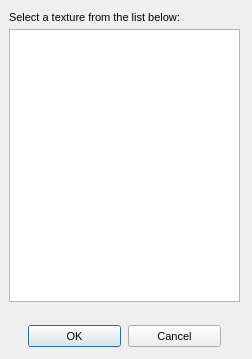
<?xml version="1.0"?>
<ui version="4.0">
  <class>DallasTextureDialog</class>
  <widget class="QDialog" name="IDD_DALLAS_TEXTURE_DIALOG">
    <property name="geometry">
      <rect>
        <x>0</x>
        <y>0</y>
        <width>252</width>
        <height>359</height>
      </rect>
    </property>
    <property name="windowTitle">
      <string>Texture Selection Prompt</string>
    </property>
    <property name="font">
      <font>
        <family>Liberation Sans</family>
        <pointsize>8</pointsize>
        <bold>false</bold>
        <italic>false</italic>
      </font>
    </property>
    <property name="enabled">
      <bool>true</bool>
    </property>
    <property name="windowFlags">
      <set>Qt::Dialog|Qt::WindowCloseButtonHint</set>
    </property>
    <property name="minimumSize">
      <size>
        <width>252</width>
        <height>359</height>
      </size>
    </property>
    <property name="maximumSize">
      <size>
        <width>252</width>
        <height>359</height>
      </size>
    </property>
    <widget class="QLabel" name="IDC_STATIC">
      <property name="geometry">
        <rect>
          <x>9</x>
          <y>11</y>
          <width>231</width>
          <height>13</height>
        </rect>
      </property>
      <property name="text">
        <string>Select a texture from the list below:</string>
      </property>
      <property name="visible">
        <bool>true</bool>
      </property>
      <property name="enabled">
        <bool>true</bool>
      </property>
      <property name="alignment">
        <set>Qt::AlignLeft</set>
      </property>
    </widget>
    <widget class="QListWidget" name="IDC_TEXTURE_LIST">
      <property name="geometry">
        <rect>
          <x>9</x>
          <y>29</y>
          <width>231</width>
          <height>273</height>
        </rect>
      </property>
      <property name="visible">
        <bool>true</bool>
      </property>
      <property name="enabled">
        <bool>true</bool>
      </property>
      <property name="selectionMode">
        <enum>QAbstractItemView::SingleSelection</enum>
      </property>
    </widget>
    <widget class="QPushButton" name="IDOK">
      <property name="geometry">
        <rect>
          <x>28</x>
          <y>325</y>
          <width>93</width>
          <height>22</height>
        </rect>
      </property>
      <property name="text">
        <string>OK</string>
      </property>
      <property name="visible">
        <bool>true</bool>
      </property>
      <property name="enabled">
        <bool>true</bool>
      </property>
      <property name="default">
        <bool>true</bool>
      </property>
      <property name="autoDefault">
        <bool>true</bool>
      </property>
    </widget>
    <widget class="QPushButton" name="IDCANCEL">
      <property name="geometry">
        <rect>
          <x>128</x>
          <y>325</y>
          <width>93</width>
          <height>22</height>
        </rect>
      </property>
      <property name="text">
        <string>Cancel</string>
      </property>
      <property name="visible">
        <bool>true</bool>
      </property>
      <property name="enabled">
        <bool>true</bool>
      </property>
      <property name="default">
        <bool>false</bool>
      </property>
      <property name="autoDefault">
        <bool>false</bool>
      </property>
    </widget>
    <action name="IDD_ORPHANHUNTER">
      <property name="text">
        <string>Orphan Hunter</string>
      </property>
    </action>
    <action name="IDD_REORDER_PAGES">
      <property name="text">
        <string>Reorder Net Pages</string>
      </property>
    </action>
    <action name="IDD_SHOW_ALL_CHECKED_OUT">
      <property name="text">
        <string>Show All Pages Checked Out</string>
      </property>
    </action>
    <action name="IDM_IMPORT_BITMAP">
      <property name="text">
        <string>Bitmap/Animation Converter...</string>
      </property>
    </action>
    <action name="ID_APP_ABOUT">
      <property name="text">
        <string>&amp;About editor...</string>
      </property>
    </action>
    <action name="ID_APP_EXIT">
      <property name="text">
        <string>E&amp;xit</string>
      </property>
      <property name="shortcut">
        <string>Alt+X</string>
      </property>
    </action>
    <action name="ID_BRIEFING_EDITOR">
      <property name="text">
        <string>Briefing Editor...</string>
      </property>
    </action>
    <action name="ID_BUTTON_LIGHTING">
      <property name="text">
        <string>ID_BUTTON_LIGHTING</string>
      </property>
    </action>
    <action name="ID_BUTTON_OUTLINE">
      <property name="text">
        <string>ID_BUTTON_OUTLINE</string>
      </property>
    </action>
    <action name="ID_BUTTON_WINDOWSELECTION">
      <property name="text">
        <string>ID_BUTTON_WINDOWSELECTION</string>
      </property>
    </action>
    <action name="ID_D3HELP">
      <property name="text">
        <string>Help on D3 Editor</string>
      </property>
    </action>
    <action name="ID_EDITORS_AIPROPERTIES">
      <property name="text">
        <string>AI Properties...</string>
      </property>
    </action>
    <action name="ID_EDITORS_AMBIENTSOUNDS">
      <property name="text">
        <string>Ambient Sounds...</string>
      </property>
    </action>
    <action name="ID_EDITORS_DALLAS">
      <property name="text">
        <string>Dallas Graphical Script Editor...</string>
      </property>
    </action>
    <action name="ID_EDITORS_FILES">
      <property name="text">
        <string>Files...</string>
      </property>
    </action>
    <action name="ID_EDITORS_MEGACELLS">
      <property name="text">
        <string>Megacells...</string>
      </property>
    </action>
    <action name="ID_EDIT_ADDSELECT">
      <property name="text">
        <string>Add Current Room to Selected List</string>
      </property>
    </action>
    <action name="ID_EDIT_ATTACH">
      <property name="text">
        <string>&amp;Attach</string>
      </property>
    </action>
    <action name="ID_EDIT_CLEARSELECTED">
      <property name="text">
        <string>Clear Selected List</string>
      </property>
    </action>
    <action name="ID_EDIT_COPY">
      <property name="text">
        <string>&amp;Copy</string>
      </property>
      <property name="shortcut">
        <string>Ctrl+Ins</string>
      </property>
    </action>
    <action name="ID_EDIT_CUT">
      <property name="text">
        <string>Cu&amp;t</string>
      </property>
      <property name="shortcut">
        <string>Shift+Del</string>
      </property>
    </action>
    <action name="ID_EDIT_DELETE">
      <property name="text">
        <string>&amp;Delete</string>
      </property>
    </action>
    <action name="ID_EDIT_LOADSCRAP">
      <property name="text">
        <string>Load Scrap from Disk</string>
      </property>
    </action>
    <action name="ID_EDIT_PASTE">
      <property name="text">
        <string>&amp;Paste</string>
      </property>
      <property name="shortcut">
        <string>Shift+Ins</string>
      </property>
    </action>
    <action name="ID_EDIT_PLACE">
      <property name="text">
        <string>&amp;Place in Mine</string>
      </property>
    </action>
    <action name="ID_EDIT_PLACE_TERRAIN">
      <property name="text">
        <string>&amp;Place on Terrain</string>
      </property>
    </action>
    <action name="ID_EDIT_REMOVESELECT">
      <property name="text">
        <string>Remove Current Room from Selected List</string>
      </property>
    </action>
    <action name="ID_EDIT_SAVESCRAP">
      <property name="text">
        <string>Save Scrap to Disk</string>
      </property>
    </action>
    <action name="ID_EDIT_SELECTATTACHED">
      <property name="text">
        <string>Select All Rooms Attached to Current Room</string>
      </property>
    </action>
    <action name="ID_EDIT_UNDO">
      <property name="text">
        <string>&amp;Undo</string>
      </property>
      <property name="shortcut">
        <string>Alt+Backspace</string>
      </property>
    </action>
    <action name="ID_FILE_AUTOSAVE">
      <property name="text">
        <string>Autosave</string>
      </property>
      <property name="checkable">
        <bool>true</bool>
      </property>
    </action>
    <action name="ID_FILE_CHECKMINE">
      <property name="text">
        <string>&amp;Check Mine</string>
      </property>
    </action>
    <action name="ID_FILE_FIXCRACKS">
      <property name="text">
        <string>Fix Level Cracks</string>
      </property>
    </action>
    <action name="ID_FILE_FIXDEGENERATEFACES">
      <property name="text">
        <string>Fix/Remove Degenerate Faces</string>
      </property>
    </action>
    <action name="ID_FILE_IMPORT_ROOM">
      <property name="text">
        <string>Import 3DSMax Room</string>
      </property>
    </action>
    <action name="ID_FILE_INFORMATION">
      <property name="text">
        <string>&amp;Information</string>
      </property>
      <property name="shortcut">
        <string>Alt+I</string>
      </property>
    </action>
    <action name="ID_FILE_LEAVE_EDITOR">
      <property name="text">
        <string>Go to main menu...</string>
      </property>
    </action>
    <action name="ID_FILE_LEVELPROPS">
      <property name="text">
        <string>Set Selected Room(s) Properties</string>
      </property>
    </action>
    <action name="ID_FILE_LEVEL_INFO">
      <property name="text">
        <string>Edit Level Info...</string>
      </property>
    </action>
    <action name="ID_FILE_MRU_FILE1">
      <property name="text">
        <string>Recent File</string>
      </property>
      <property name="enabled">
        <bool>false</bool>
      </property>
    </action>
    <action name="ID_FILE_NEW">
      <property name="text">
        <string>&amp;New</string>
      </property>
      <property name="shortcut">
        <string>Ctrl+N</string>
      </property>
    </action>
    <action name="ID_FILE_OPEN">
      <property name="text">
        <string>&amp;Open...</string>
      </property>
      <property name="shortcut">
        <string>Ctrl+O</string>
      </property>
    </action>
    <action name="ID_FILE_PLAY640X480">
      <property name="text">
        <string>&amp;Play in 640 x 480</string>
      </property>
      <property name="shortcut">
        <string>Alt+P</string>
      </property>
    </action>
    <action name="ID_FILE_PREFERENCES">
      <property name="text">
        <string>Preferences</string>
      </property>
    </action>
    <action name="ID_FILE_PRINT">
      <property name="text">
        <string>&amp;Print...</string>
      </property>
      <property name="shortcut">
        <string>Ctrl+P</string>
      </property>
    </action>
    <action name="ID_FILE_PRINT_PREVIEW">
      <property name="text">
        <string>Print Pre&amp;view</string>
      </property>
    </action>
    <action name="ID_FILE_PRINT_SETUP">
      <property name="text">
        <string>P&amp;rint Setup...</string>
      </property>
    </action>
    <action name="ID_FILE_REMOVEDUPLICATEFACESFROMCURRENTROOM">
      <property name="text">
        <string>Remove Duplicate Faces from Current Room</string>
      </property>
    </action>
    <action name="ID_FILE_REMOVEEXTRAPOINTS">
      <property name="text">
        <string>Remove Extra Points</string>
      </property>
    </action>
    <action name="ID_FILE_RESTOREGAMESTATE">
      <property name="text">
        <string>Restore Gamestate</string>
      </property>
    </action>
    <action name="ID_FILE_SAVE">
      <property name="text">
        <string>&amp;Save</string>
      </property>
      <property name="shortcut">
        <string>Ctrl+S</string>
      </property>
    </action>
    <action name="ID_FILE_SAVEGOALTEXT">
      <property name="text">
        <string>Save Goal Text to File</string>
      </property>
    </action>
    <action name="ID_FILE_SAVE_AS">
      <property name="text">
        <string>Save &amp;As...</string>
      </property>
    </action>
    <action name="ID_FILE_SAVE_COPY_AS">
      <property name="text">
        <string>Save Copy &amp;As...</string>
      </property>
    </action>
    <action name="ID_FILE_STATS">
      <property name="text">
        <string>Show Level Stats</string>
      </property>
    </action>
    <action name="ID_FILE_UPDATE">
      <property name="text">
        <string>&amp;Update</string>
      </property>
      <property name="shortcut">
        <string>Ctrl+S</string>
      </property>
    </action>
    <action name="ID_FILE_VERIFY_LEVEL">
      <property name="text">
        <string>Verify Level</string>
      </property>
    </action>
    <action name="ID_HOTSPOT_TGA">
      <property name="text">
        <string>HotSpot TGA Extractor...</string>
      </property>
    </action>
    <action name="ID_MINE_VIEW">
      <property name="text">
        <string>Mine View</string>
      </property>
      <property name="shortcut">
        <string>F2</string>
      </property>
    </action>
    <action name="ID_OBJBUTTON">
      <property name="text">
        <string>ID_OBJBUTTON</string>
      </property>
    </action>
    <action name="ID_OBJECT_DELETEOBJECT">
      <property name="text">
        <string>Delete Object</string>
      </property>
      <property name="shortcut">
        <string>Del</string>
      </property>
    </action>
    <action name="ID_OBJECT_MOVEPLAYER">
      <property name="text">
        <string>Move Player 0 to Viewer</string>
      </property>
    </action>
    <action name="ID_OBJECT_PLACECAMERAATCURRENTFACE">
      <property name="text">
        <string>Create New Camera at Current Face</string>
      </property>
    </action>
    <action name="ID_OBJECT_PLACECAMERAATVIEWER">
      <property name="text">
        <string>Create New Camera at Viewer</string>
      </property>
    </action>
    <action name="ID_OBJECT_PLACEOBJECT">
      <property name="text">
        <string>Place Object</string>
      </property>
      <property name="shortcut">
        <string>Ins</string>
      </property>
    </action>
    <action name="ID_OBJECT_PLACESOUNDSOURCEATVIEWER">
      <property name="text">
        <string>Create SoundSource at Viewer</string>
      </property>
    </action>
    <action name="ID_OBJECT_PLACEWAYPOINTATVIEWER">
      <property name="text">
        <string>Place Waypoint at Viewer</string>
      </property>
    </action>
    <action name="ID_OBJECT_SELECTBYNUMBER">
      <property name="text">
        <string>Select Object By Number</string>
      </property>
    </action>
    <action name="ID_OBJECT_SETCAMERAFROMVIEWER">
      <property name="text">
        <string>Move Camera to Viewer</string>
      </property>
    </action>
    <action name="ID_OBJECT_SETVIEWERFROMCAMERA">
      <property name="text">
        <string>Move Viewer to Camera</string>
      </property>
    </action>
    <action name="ID_OSIRISCOMPILE">
      <property name="text">
        <string>ID_OSIRISCOMPILE</string>
      </property>
    </action>
    <action name="ID_REINIT_OPENGL">
      <property name="text">
        <string>ID_REINIT_OPENGL</string>
      </property>
    </action>
    <action name="ID_ROOM_ADD">
      <property name="text">
        <string>&amp;Add Room at Current Face</string>
      </property>
      <property name="shortcut">
        <string>Shift+A</string>
      </property>
    </action>
    <action name="ID_ROOM_ADDVERTTONEWFACE">
      <property name="text">
        <string>Add Vert to New Face</string>
      </property>
      <property name="shortcut">
        <string>Shift+V</string>
      </property>
    </action>
    <action name="ID_ROOM_ATTACHROOM">
      <property name="text">
        <string>Attach Room</string>
      </property>
    </action>
    <action name="ID_ROOM_BUILDBRIDGE">
      <property name="text">
        <string>&amp;Build Bridge</string>
      </property>
    </action>
    <action name="ID_ROOM_BUILDSMOOTHBRIDGE">
      <property name="text">
        <string>Build Smooth Bridge</string>
      </property>
      <property name="shortcut">
        <string>Ctrl+B</string>
      </property>
    </action>
    <action name="ID_ROOM_CLEARCENTERPOINT">
      <property name="text">
        <string>Clear Center Point</string>
      </property>
    </action>
    <action name="ID_ROOM_COMBINE">
      <property name="text">
        <string>Combine Rooms</string>
      </property>
    </action>
    <action name="ID_ROOM_DELETE">
      <property name="text">
        <string>Delete Current Room</string>
      </property>
    </action>
    <action name="ID_ROOM_DELETECONNECTEDFACES">
      <property name="text">
        <string>Delete Connected Faces</string>
      </property>
    </action>
    <action name="ID_ROOM_DELETEFACE">
      <property name="text">
        <string>Delete Current Face</string>
      </property>
    </action>
    <action name="ID_ROOM_DELETEPORTAL">
      <property name="text">
        <string>Delete Current Portal</string>
      </property>
    </action>
    <action name="ID_ROOM_DELETEVERT">
      <property name="text">
        <string>Delete Current Vert From Face</string>
      </property>
    </action>
    <action name="ID_ROOM_DROPROOM">
      <property name="text">
        <string>Drop Room</string>
      </property>
    </action>
    <action name="ID_ROOM_FACE_ADDVERTTOEDGE">
      <property name="text">
        <string>Add Vert To Edge</string>
      </property>
    </action>
    <action name="ID_ROOM_FACE_DELETEVERTONEDGE">
      <property name="text">
        <string>Delete Vert on Edge</string>
      </property>
    </action>
    <action name="ID_ROOM_FACE_MOVEVERTONEDGE">
      <property name="text">
        <string>Move Vert on Edge</string>
      </property>
    </action>
    <action name="ID_ROOM_FACE_SPLITFACE">
      <property name="text">
        <string>Split Face</string>
      </property>
    </action>
    <action name="ID_ROOM_FINISHNEWFACE">
      <property name="text">
        <string>Add Last Point to New Face (Finish Face)</string>
      </property>
    </action>
    <action name="ID_ROOM_GRABTEXTURE">
      <property name="text">
        <string>Grab Texture</string>
      </property>
      <property name="shortcut">
        <string>G</string>
      </property>
    </action>
    <action name="ID_ROOM_JOINROOMS">
      <property name="text">
        <string>Join Rooms</string>
      </property>
    </action>
    <action name="ID_ROOM_JOINROOMSEXACT">
      <property name="text">
        <string>Join Rooms Exact</string>
      </property>
    </action>
    <action name="ID_ROOM_JOIN_ADJACENT_FACES">
      <property name="text">
        <string>Join Adjacent Faces</string>
      </property>
    </action>
    <action name="ID_ROOM_LINKTONEWEXTERNAL">
      <property name="text">
        <string>Link Room to New External Room</string>
      </property>
    </action>
    <action name="ID_ROOM_MARK">
      <property name="text">
        <string>&amp;Mark Room/Face</string>
      </property>
      <property name="shortcut">
        <string>Ctrl+M</string>
      </property>
    </action>
    <action name="ID_ROOM_MERGEOBJECTINTOROOM">
      <property name="text">
        <string>Merge Object into Room</string>
      </property>
    </action>
    <action name="ID_ROOM_NEXTFACE">
      <property name="text">
        <string>Next Face</string>
      </property>
      <property name="shortcut">
        <string>F</string>
      </property>
    </action>
    <action name="ID_ROOM_PLACEROOM">
      <property name="text">
        <string>Place Room at Current Room</string>
      </property>
    </action>
    <action name="ID_ROOM_PLACETERRAINROOM">
      <property name="text">
        <string>Place Room at Current Terrain Cell</string>
      </property>
    </action>
    <action name="ID_ROOM_PREVIOUSFACE">
      <property name="text">
        <string>Previous Face</string>
      </property>
      <property name="shortcut">
        <string>Shift+F</string>
      </property>
    </action>
    <action name="ID_ROOM_PROPAGATETOADJACENTCOPLANARFACES">
      <property name="text">
        <string>Propagate to Adjacent Coplanar Faces</string>
      </property>
      <property name="shortcut">
        <string>Ctrl+F</string>
      </property>
    </action>
    <action name="ID_ROOM_PROPAGATETOALL">
      <property name="text">
        <string>Propagate to All Faces in Room</string>
      </property>
      <property name="shortcut">
        <string>Shift+R</string>
      </property>
    </action>
    <action name="ID_ROOM_RENAMEROOM">
      <property name="text">
        <string>Rename Room</string>
      </property>
      <property name="shortcut">
        <string>Ctrl+R</string>
      </property>
    </action>
    <action name="ID_ROOM_ROTATEPLACEDROOM45DEGREES">
      <property name="text">
        <string>Rotate Placed Room 45 Degrees</string>
      </property>
    </action>
    <action name="ID_ROOM_SAVECURRENTROOM">
      <property name="text">
        <string>Save Current Room</string>
      </property>
    </action>
    <action name="ID_ROOM_SELECTBYNUMBER">
      <property name="text">
        <string>Select Room by Number</string>
      </property>
    </action>
    <action name="ID_ROOM_SELECTFACEBYNUMBER">
      <property name="text">
        <string>Select Face by Number</string>
      </property>
    </action>
    <action name="ID_ROOM_SETCENTERFROMVIEWER">
      <property name="text">
        <string>Set Room Center from Viewer</string>
      </property>
    </action>
    <action name="ID_ROOM_SNAPPLACEDROOM">
      <property name="text">
        <string>Snap Placed Room</string>
      </property>
    </action>
    <action name="ID_ROOM_SNAPPOINTTOEDGE">
      <property name="text">
        <string>Snap Point to Edge</string>
      </property>
    </action>
    <action name="ID_ROOM_SNAPPOINTTOFACE">
      <property name="text">
        <string>Snap Point to Face</string>
      </property>
    </action>
    <action name="ID_ROOM_SNAPPOINTTOPOINT">
      <property name="text">
        <string>Snap Point to Point</string>
      </property>
    </action>
    <action name="ID_ROOM_SPLITFACE">
      <property name="text">
        <string>Triangulate face</string>
      </property>
    </action>
    <action name="ID_ROOM_STARTNEWFACE">
      <property name="text">
        <string>Add First Point to New Face (Start Face)</string>
      </property>
    </action>
    <action name="ID_ROOM_SWAPMAKEDANDCURRENTROOMFACE">
      <property name="text">
        <string>Swap Marked and Current Room/Face</string>
      </property>
    </action>
    <action name="ID_ROOM_UNDOSNAP">
      <property name="text">
        <string>Undo Snap</string>
      </property>
    </action>
    <action name="ID_ROOM_UNPLACEROOM">
      <property name="text">
        <string>Un-place Room/Group/Door</string>
      </property>
    </action>
    <action name="ID_ROOM_VIEW">
      <property name="text">
        <string>Room View</string>
      </property>
      <property name="shortcut">
        <string>F4</string>
      </property>
    </action>
    <action name="ID_SCRIPT_LEVEL_INTERFACE">
      <property name="text">
        <string>Levels and Scripts...</string>
      </property>
    </action>
    <action name="ID_SUBEDITORS_FONT">
      <property name="text">
        <string>Font Editor...</string>
      </property>
    </action>
    <action name="ID_SUBEDITORS_HOGMAKER">
      <property name="text">
        <string>Hog Maker...</string>
      </property>
    </action>
    <action name="ID_SUBEDITORS_TABLEFILEEDIT">
      <property name="text">
        <string>Table File Text Editor...</string>
      </property>
    </action>
    <action name="ID_SUBEDITORS_TABLEFILEFILTER">
      <property name="text">
        <string>Table File Filter...</string>
      </property>
    </action>
    <action name="ID_TABLEEDIT_FILE_EXIT">
      <property name="text">
        <string>&amp;Exit</string>
      </property>
    </action>
    <action name="ID_TABLEEDIT_FILE_LOAD">
      <property name="text">
        <string>&amp;Load...</string>
      </property>
    </action>
    <action name="ID_TABLEEDIT_FILE_SAVE">
      <property name="text">
        <string>&amp;Save</string>
      </property>
    </action>
    <action name="ID_TABLEEDIT_FILE_SAVE_AS">
      <property name="text">
        <string>S&amp;ave as...</string>
      </property>
    </action>
    <action name="ID_TABLEFILTER_FILE_EXIT">
      <property name="text">
        <string>Exit</string>
      </property>
    </action>
    <action name="ID_TABLEFILTER_FILE_LOAD">
      <property name="text">
        <string>Load...</string>
      </property>
    </action>
    <action name="ID_TABLEFILTER_FILE_NEW">
      <property name="text">
        <string>New</string>
      </property>
    </action>
    <action name="ID_TABLEFILTER_FILE_SAVE">
      <property name="text">
        <string>Save</string>
      </property>
    </action>
    <action name="ID_TABLEFILTER_FILE_SAVEAS">
      <property name="text">
        <string>Save as...</string>
      </property>
    </action>
    <action name="ID_TERRAIN_VIEW">
      <property name="text">
        <string>Terrain View</string>
      </property>
      <property name="shortcut">
        <string>F3</string>
      </property>
    </action>
    <action name="ID_TEST_TEST1">
      <property name="text">
        <string>Test function 1</string>
      </property>
    </action>
    <action name="ID_TEST_TEST2">
      <property name="text">
        <string>Test function 2</string>
      </property>
    </action>
    <action name="ID_TEST_TEST3">
      <property name="text">
        <string>Test function 3</string>
      </property>
    </action>
    <action name="ID_TOOLS_WORLD_OBJECTS_BUILDINGS">
      <property name="text">
        <string>Buildings...</string>
      </property>
    </action>
    <action name="ID_TOOLS_WORLD_OBJECTS_CLUTTER">
      <property name="text">
        <string>Clutter...</string>
      </property>
    </action>
    <action name="ID_TOOLS_WORLD_OBJECTS_DOOR">
      <property name="text">
        <string>Doors...</string>
      </property>
    </action>
    <action name="ID_TOOLS_WORLD_OBJECTS_LIGHTS">
      <property name="text">
        <string>Lights...</string>
      </property>
    </action>
    <action name="ID_TOOLS_WORLD_OBJECTS_PLAYER">
      <property name="text">
        <string>Player Ships...</string>
      </property>
    </action>
    <action name="ID_TOOLS_WORLD_OBJECTS_POWERUPS">
      <property name="text">
        <string>Powerups...</string>
      </property>
    </action>
    <action name="ID_TOOLS_WORLD_OBJECTS_ROBOTS">
      <property name="text">
        <string>Robots...</string>
      </property>
    </action>
    <action name="ID_TOOLS_WORLD_OBJECTS_SOUND">
      <property name="text">
        <string>Sounds...</string>
      </property>
    </action>
    <action name="ID_TOOLS_WORLD_TEXTURES">
      <property name="text">
        <string>Textures...</string>
      </property>
    </action>
    <action name="ID_TOOLS_WORLD_WEAPONS">
      <property name="text">
        <string>Weapons...</string>
      </property>
    </action>
    <action name="ID_VIEW_CENTERONCUBE">
      <property name="text">
        <string>Center on Current &amp;Room</string>
      </property>
      <property name="shortcut">
        <string>Home</string>
      </property>
    </action>
    <action name="ID_VIEW_CENTERONMINE">
      <property name="text">
        <string>Center on &amp;Mine Origin</string>
      </property>
    </action>
    <action name="ID_VIEW_CENTERONOBJECT">
      <property name="text">
        <string>Center on Current &amp;Object</string>
      </property>
    </action>
    <action name="ID_VIEW_DELETEVIEWER">
      <property name="text">
        <string>Delete Viewer</string>
      </property>
    </action>
    <action name="ID_VIEW_FLIP">
      <property name="text">
        <string>Flip Viewer</string>
      </property>
      <property name="shortcut">
        <string>/</string>
      </property>
    </action>
    <action name="ID_VIEW_KEYPAD_TOGGLE">
      <property name="text">
        <string>Keypad</string>
      </property>
      <property name="shortcut">
        <string>F10</string>
      </property>
    </action>
    <action name="ID_VIEW_MOVECAMERATOCURRENTOBJECT">
      <property name="text">
        <string>Move camera to Current Object</string>
      </property>
    </action>
    <action name="ID_VIEW_MOVECAMERATOSELECTEDFACE">
      <property name="text">
        <string>Move camera to &amp;Current Face</string>
      </property>
      <property name="shortcut">
        <string>Shift+C</string>
      </property>
    </action>
    <action name="ID_VIEW_MOVECAMERATOSELECTEDROOM">
      <property name="text">
        <string>Move camera to &amp;Current Room</string>
      </property>
      <property name="shortcut">
        <string>C</string>
      </property>
    </action>
    <action name="ID_VIEW_NEWVIEWER">
      <property name="text">
        <string>New Viewer</string>
      </property>
    </action>
    <action name="ID_VIEW_NEXTVIEWER">
      <property name="text">
        <string>Next Viewer</string>
      </property>
    </action>
    <action name="ID_VIEW_RESETVIEWRADIUS">
      <property name="text">
        <string>Reset View Radius</string>
      </property>
    </action>
    <action name="ID_VIEW_SHOWOBJECTSINWIREFRAMEVIEW">
      <property name="text">
        <string>Show objects in Wireframe view</string>
      </property>
    </action>
    <action name="ID_VIEW_SHOWVIEWERFORWARDVECTOR">
      <property name="text">
        <string>Show Viewer Forward Vector</string>
      </property>
    </action>
    <action name="ID_VIEW_STATUS_BAR">
      <property name="text">
        <string>&amp;Status Bar</string>
      </property>
    </action>
    <action name="ID_VIEW_TEXTUREMINE">
      <property name="text">
        <string>Te&amp;xtured view</string>
      </property>
    </action>
    <action name="ID_VIEW_TOOLBAR">
      <property name="text">
        <string>&amp;Toolbar</string>
      </property>
    </action>
    <action name="ID_VIEW_VIEWPROP">
      <property name="text">
        <string>Display Viewer Properties</string>
      </property>
    </action>
    <action name="ID_VIEW_WIREFRAMEMINE">
      <property name="text">
        <string>&amp;Wireframe view</string>
      </property>
    </action>
    <action name="ID_WINDOW_CASCADE">
      <property name="text">
        <string>&amp;Cascade</string>
      </property>
    </action>
    <action name="ID_WINDOW_TILE">
      <property name="text">
        <string>&amp;Tile</string>
      </property>
    </action>
    <action name="ID_ZBUTTON">
      <property name="text">
        <string>ID_ZBUTTON</string>
      </property>
    </action>
  </widget>
</ui>
